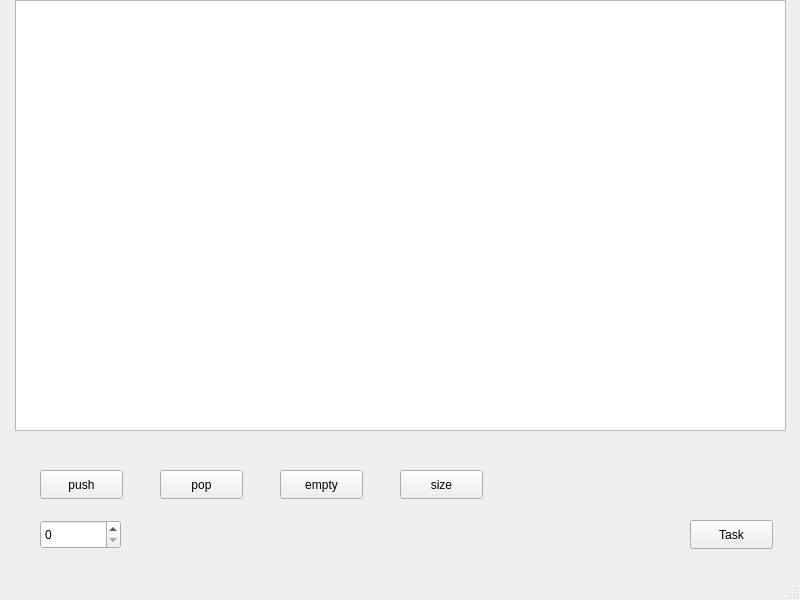
<?xml version="1.0" encoding="UTF-8"?>
<ui version="4.0">
 <class>MainWindow</class>
 <widget class="QMainWindow" name="MainWindow">
  <property name="geometry">
   <rect>
    <x>0</x>
    <y>0</y>
    <width>800</width>
    <height>600</height>
   </rect>
  </property>
  <property name="windowTitle">
   <string>MainWindow</string>
  </property>
  <widget class="QWidget" name="centralwidget">
   <widget class="QTextBrowser" name="display">
    <property name="geometry">
     <rect>
      <x>15</x>
      <y>0</y>
      <width>771</width>
      <height>431</height>
     </rect>
    </property>
   </widget>
   <widget class="QPushButton" name="push">
    <property name="geometry">
     <rect>
      <x>40</x>
      <y>470</y>
      <width>83</width>
      <height>29</height>
     </rect>
    </property>
    <property name="text">
     <string>push</string>
    </property>
   </widget>
   <widget class="QSpinBox" name="get_val">
    <property name="geometry">
     <rect>
      <x>40</x>
      <y>520</y>
      <width>81</width>
      <height>29</height>
     </rect>
    </property>
   </widget>
   <widget class="QPushButton" name="pop">
    <property name="geometry">
     <rect>
      <x>160</x>
      <y>470</y>
      <width>83</width>
      <height>29</height>
     </rect>
    </property>
    <property name="text">
     <string>pop</string>
    </property>
   </widget>
   <widget class="QPushButton" name="empty">
    <property name="geometry">
     <rect>
      <x>280</x>
      <y>470</y>
      <width>83</width>
      <height>29</height>
     </rect>
    </property>
    <property name="text">
     <string>empty</string>
    </property>
   </widget>
   <widget class="QPushButton" name="size">
    <property name="geometry">
     <rect>
      <x>400</x>
      <y>470</y>
      <width>83</width>
      <height>29</height>
     </rect>
    </property>
    <property name="text">
     <string>size</string>
    </property>
   </widget>
   <widget class="QPushButton" name="Task">
    <property name="geometry">
     <rect>
      <x>690</x>
      <y>520</y>
      <width>83</width>
      <height>29</height>
     </rect>
    </property>
    <property name="text">
     <string>Task</string>
    </property>
   </widget>
  </widget>
  <widget class="QMenuBar" name="menubar">
   <property name="geometry">
    <rect>
     <x>0</x>
     <y>0</y>
     <width>800</width>
     <height>25</height>
    </rect>
   </property>
  </widget>
  <widget class="QStatusBar" name="statusbar"/>
 </widget>
 <resources/>
 <connections/>
</ui>
